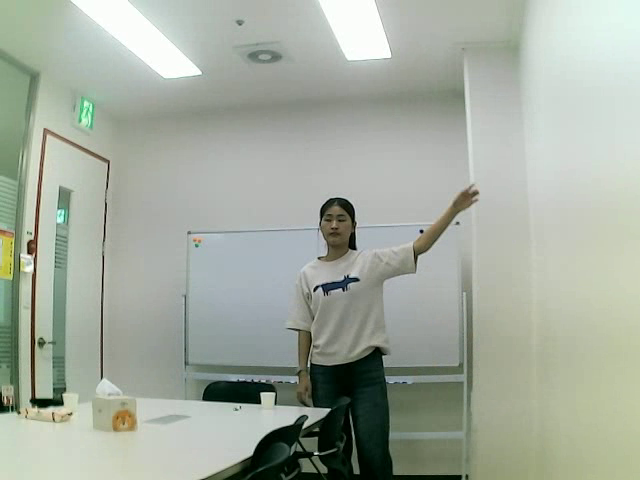
#> input picture frame 6 of deeplearning/gesture_recognition/pose_dataset/come/video_come_1753951795_010.avi, 640 x 480 px, given in place of the camera
$ python create_pose_dataset.py
#> lines starting #> are read from the running program, lines starting #| are printed output that depends on the picture
"""
YOLO Pose 기반 제스처 데이터셋 생성 도구

주요 개선사항:
1. 영상 저장 속도 문제 해결:
   - 정확한 프레임레이트 제어를 위한 FrameRateController 클래스 추가
   - H.264, XVID, MJPG 코덱 자동 선택으로 안정적인 VideoWriter 생성
   - 프레임 간격 정확도 모니터링 및 통계 제공

2. 카운트다운 렉 문제 해결:
   - cv2.waitKey(1000) 대신 time.sleep(0.05)와 부드러운 업데이트 방식 사용
   - 50ms 간격으로 화면 업데이트하여 부드러운 카운트다운 구현
   - 실시간 남은 시간 표시

3. 동적 해상도 지원:
   - 카메라 최대 해상도 자동 감지
   - 해상도 프리셋 제공 (low/medium/high/full)
   - 실제 테스트 환경에 맞는 풀 해상도 대응
   - 해상도별 예상 파일 크기 계산

4. 추가 기능:
   - 실시간 FPS 모니터링
   - 프레임 정확도 및 간격 정확도 분석
   - 대안적인 녹화 방법 제공 (record_action_alternative)

해상도 설정:
- RESOLUTION_MODE 변수로 해상도 선택
- 'low': 640x480 (빠른 처리, 작은 파일)
- 'medium': 1280x720 (HD, 균형)
- 'high': 1920x1080 (Full HD, 고품질)
- 'full': 카메라 최대 해상도 (실제 테스트용)

사용법:
- 기본 녹화: record_action() 함수 사용
- 대안 녹화: record_action_alternative() 함수 사용
- 메인 함수에서 원하는 방법 선택 가능
"""

import cv2
import numpy as np
import time
import os
import threading

# 제스처 정의
actions = ['come', 'normal']
secs_for_action = 3  # 3초씩 촬영
num_samples = 50  # 각 액션당 50개 샘플

# 해상도 설정 옵션
RESOLUTION_PRESETS = {
    'low': (640, 480),      # 저해상도 (빠른 처리)
    'medium': (1280, 720),  # HD 해상도
    'high': (1920, 1080),   # Full HD 해상도
    'full': None            # 카메라 최대 해상도 사용
}

# 사용할 해상도 선택 (변경 가능)
RESOLUTION_MODE = 'full'  # 'low', 'medium', 'high', 'full' 중 선택

# 카메라 설정
cap = cv2.VideoCapture('/dev/video0')

def setup_camera_resolution(cap, mode='full'):
    """카메라 해상도 설정"""
#> called with mode = 'full'
    if mode in RESOLUTION_PRESETS:
        if RESOLUTION_PRESETS[mode] is None:  # full 모드
            # 카메라가 지원하는 최대 해상도 확인
            max_width = int(cap.get(cv2.CAP_PROP_FRAME_WIDTH))
            max_height = int(cap.get(cv2.CAP_PROP_FRAME_HEIGHT))

            # 일반적인 최대 해상도들을 시도
            test_resolutions = [
                (3840, 2160),  # 4K
                (2560, 1440),  # 2K
                (1920, 1080),  # Full HD
                (1280, 720),   # HD
                (640, 480)     # VGA (fallback)
            ]

            width, height = 640, 480  # 기본값

            for test_w, test_h in test_resolutions:
                cap.set(cv2.CAP_PROP_FRAME_WIDTH, test_w)
                cap.set(cv2.CAP_PROP_FRAME_HEIGHT, test_h)

                actual_w = int(cap.get(cv2.CAP_PROP_FRAME_WIDTH))
                actual_h = int(cap.get(cv2.CAP_PROP_FRAME_HEIGHT))

                if actual_w == test_w and actual_h == test_h:
                    width, height = actual_w, actual_h
                    print(f"✅ 최대 해상도 설정 성공: {width}x{height}")
                    break

            if width == 640 and height == 480:
                print("⚠️ 최대 해상도 감지 실패, 640x480 사용")

        else:
            width, height = RESOLUTION_PRESETS[mode]
            cap.set(cv2.CAP_PROP_FRAME_WIDTH, width)
            cap.set(cv2.CAP_PROP_FRAME_HEIGHT, height)
            print(f"✅ 해상도 설정: {width}x{height} ({mode} 모드)")
    else:
        print(f"❌ 알 수 없는 해상도 모드: {mode}")
        width, height = 640, 480
        cap.set(cv2.CAP_PROP_FRAME_WIDTH, width)
        cap.set(cv2.CAP_PROP_FRAME_HEIGHT, height)

    # 실제 설정된 해상도 확인
    actual_width = int(cap.get(cv2.CAP_PROP_FRAME_WIDTH))
    actual_height = int(cap.get(cv2.CAP_PROP_FRAME_HEIGHT))

    print(f"📹 실제 카메라 해상도: {actual_width}x{actual_height}")

    return actual_width, actual_height

# 카메라 해상도 설정
camera_width, camera_height = setup_camera_resolution(cap, RESOLUTION_MODE)

# 실제 카메라 프레임레이트 확인
actual_fps = cap.get(cv2.CAP_PROP_FPS)
if actual_fps <= 0:
    actual_fps = 30.0  # 기본값
print(f"📹 카메라 프레임레이트: {actual_fps} FPS")

# 데이터셋 디렉토리 생성 (액션별 분리)
created_time = int(time.time())
dataset_dir = './deeplearning/gesture_recognition/pose_dataset'
os.makedirs(dataset_dir, exist_ok=True)

# 액션별 폴더 생성
for action in actions:
    action_dir = os.path.join(dataset_dir, action)
    os.makedirs(action_dir, exist_ok=True)
    print(f"📁 폴더 생성: {action_dir}")

class FrameRateController:
    """정확한 프레임레이트 제어를 위한 클래스"""

    def __init__(self, target_fps):
        self.target_fps = target_fps
        self.frame_interval = 1.0 / target_fps
        self.last_frame_time = 0
        self.frame_count = 0

    # [67 lines left out: functions wait_for_next_frame, get_stats, create_video_writer, not called in this run]

def record_action(action_name, sample_idx):
    """특정 액션을 녹화하고 영상 저장"""
    print(f"\n🎬 {action_name.upper()} 액션 녹화 시작 - 샘플 {sample_idx+1}/{num_samples}")

    frames = []
    frame_timestamps = []  # 프레임 타임스탬프 저장

    # 프레임레이트 컨트롤러 초기화
    fps_controller = FrameRateController(actual_fps)

    # 3초 카운트다운 - 렉 없는 방식
    print("카운트다운 시작...")
    countdown_start = time.time()

    for i in range(3, 0, -1):
        # 부드러운 카운트다운을 위해 0.1초씩 체크
        target_time = countdown_start + (3 - i)

        while time.time() < target_time:
            ret, img = cap.read()
            if ret:
                img = cv2.flip(img, 1)
                cv2.putText(img, f'Get ready for {action_name.upper()}: {i}',
                           (10, 30), cv2.FONT_HERSHEY_SIMPLEX, 1, (0, 255, 255), 3)
                cv2.putText(img, 'Recording will start soon...',
                           (10, 70), cv2.FONT_HERSHEY_SIMPLEX, 0.7, (255, 255, 255), 2)
                cv2.imshow('Recording', img)

            # 짧은 대기로 부드러운 업데이트
            if cv2.waitKey(50) & 0xFF == ord('q'):
                return False

            time.sleep(0.05)  # 50ms 대기로 부드러운 카운트다운

    # 녹화 시작 - 개선된 프레임레이트 제어
    start_time = time.time()

    while time.time() - start_time < secs_for_action:
        # 프레임레이트 컨트롤러로 정확한 타이밍 제어
        if fps_controller.wait_for_next_frame():
            ret, img = cap.read()
            if not ret:
                continue

            img = cv2.flip(img, 1)
            original_img = img.copy()

            # 프레임 타임스탬프 저장
            frame_timestamps.append(time.time() - start_time)

            # 녹화 정보 표시
            elapsed = time.time() - start_time
            remaining = secs_for_action - elapsed

            # FPS 컨트롤러 통계 가져오기
            stats = fps_controller.get_stats()
            current_fps = stats['actual_fps'] if stats else 0

            cv2.putText(img, f'Recording {action_name.upper()}: {elapsed:.1f}s / {secs_for_action}s',
                       (10, 30), cv2.FONT_HERSHEY_SIMPLEX, 0.7, (0, 255, 0), 2)
            cv2.putText(img, f'Remaining: {remaining:.1f}s',
                       (10, 60), cv2.FONT_HERSHEY_SIMPLEX, 0.7, (255, 255, 0), 2)
            cv2.putText(img, f'Sample: {sample_idx+1}/{num_samples}',
                       (10, 90), cv2.FONT_HERSHEY_SIMPLEX, 0.7, (255, 0, 255), 2)
            cv2.putText(img, f'Target FPS: {actual_fps:.1f}',
                       (10, 120), cv2.FONT_HERSHEY_SIMPLEX, 0.7, (255, 255, 255), 2)
            cv2.putText(img, f'Actual FPS: {current_fps:.1f}',
                       (10, 150), cv2.FONT_HERSHEY_SIMPLEX, 0.7, (255, 255, 255), 2)
            cv2.putText(img, f'Frames: {len(frames)}',
                       (10, 180), cv2.FONT_HERSHEY_SIMPLEX, 0.7, (255, 255, 255), 2)

            # 프레임 저장
            frames.append(original_img)

            cv2.imshow('Recording', img)

        # 키 입력 처리
        if cv2.waitKey(1) & 0xFF == ord('q'):
            break

    # 영상 저장 - 개선된 VideoWriter 사용
    if len(frames) > 0:
        video_filename = f'video_{action_name}_{created_time}_{sample_idx:03d}.mp4'
        video_path = os.path.join(dataset_dir, action_name, video_filename)

        # 개선된 VideoWriter 생성
        out, final_video_path = create_video_writer(video_path, actual_fps)

        # 프레임 저장
        for frame in frames:
            out.write(frame)

        out.release()

        # 최종 통계 계산
        stats = fps_controller.get_stats()
        expected_frames = int(secs_for_action * actual_fps)

        print(f"✅ 영상 저장: {os.path.basename(final_video_path)}")
        print(f"   - 저장된 프레임: {len(frames)}")
        print(f"   - 예상 프레임: {expected_frames}")
        print(f"   - 목표 FPS: {actual_fps:.1f}")

        if stats:
            print(f"   - 실제 FPS: {stats['actual_fps']:.1f}")
            print(f"   - 녹화 시간: {stats['elapsed_time']:.2f}초")
            print(f"   - 프레임 정확도: {(len(frames) / expected_frames * 100):.1f}%")

        # 프레임 간격 분석
        if len(frame_timestamps) > 1:
            intervals = [frame_timestamps[i] - frame_timestamps[i-1] for i in range(1, len(frame_timestamps))]
            avg_interval = sum(intervals) / len(intervals)
            target_interval = 1.0 / actual_fps
            print(f"   - 평균 프레임 간격: {avg_interval:.3f}초 (목표: {target_interval:.3f}초)")
            print(f"   - 간격 정확도: {(target_interval / avg_interval * 100):.1f}%")

        return True
    else:
        print(f"❌ {action_name} 영상이 없습니다. 다시 시도해주세요.")
        return False

# [120 lines left out: function record_action_alternative, not called in this run]

def main():
    """메인 녹화 프로세스"""
    print("🎬 YOLO Pose 기반 제스처 데이터셋 생성")
    print("=" * 50)
    print(f"📹 카메라 해상도: {camera_width}x{camera_height} ({RESOLUTION_MODE} 모드)")
    print(f"📹 카메라 프레임레이트: {actual_fps} FPS")
    print("COME: 한 손 들고 흔들기 (호출 제스처)")
    print("NORMAL: 지나가기, 팔짱끼기, 아무것도 안하기 등")
    print(f"📹 녹화 시간: {secs_for_action}초")
    print(f"📊 각 액션당: {num_samples}개 샘플")
    print(f"🎬 예상 프레임 수: {int(secs_for_action * actual_fps)} 프레임/영상")

    # 해상도별 예상 파일 크기 계산
    estimated_frame_size = camera_width * camera_height * 3  # RGB 기준
    estimated_video_size_mb = (estimated_frame_size * int(secs_for_action * actual_fps)) / (1024 * 1024)
    total_videos = num_samples * len(actions)
    total_size_gb = (estimated_video_size_mb * total_videos) / 1024

    print(f"💾 예상 영상 크기: {estimated_video_size_mb:.1f}MB/영상")
    print(f"💾 총 예상 용량: {total_size_gb:.1f}GB ({total_videos}개 영상)")

    # 해상도 변경 가이드
    print("\n⚙️ 해상도 변경하려면:")
    print("   파일 상단의 RESOLUTION_MODE 변수를 수정하세요")
    print("   - 'low': 640x480 (빠른 처리)")
    print("   - 'medium': 1280x720 (HD)")
    print("   - 'high': 1920x1080 (Full HD)")
    print("   - 'full': 카메라 최대 해상도")

    # 정확한 시간 계산
    total_recording_time = num_samples * len(actions) * secs_for_action  # 녹화 시간
    total_countdown_time = num_samples * len(actions) * 3  # 카운트다운 시간
    total_wait_time = (num_samples - 1) * len(actions) * 1  # 다음 샘플 대기 시간 (1초로 단축)
    total_time = total_recording_time + total_countdown_time + total_wait_time

    print(f"⏱️ 총 예상 시간: {total_time / 60:.1f}분")
    print(f"   - 녹화: {total_recording_time / 60:.1f}분")
    print(f"   - 대기: {(total_countdown_time + total_wait_time) / 60:.1f}분")
    print("=" * 50)

    print("\n🎯 데이터 증강 가이드:")
    print("COME 제스처 다양성:")
    print("  - 왼손/오른손/양손으로 흔들기")
    print("  - 높이: 어깨/머리/가슴 높이")
    print("  - 속도: 천천히/보통/빠르게")
    print("  - 방향: 좌우/상하/원형")
    print("  - 거리: 가까이/멀리")
    print("  - 각도: 45도/90도/180도")
    print("\nNORMAL 행동 다양성:")
    print("  - 걷기: 앞/뒤/옆으로")
    print("  - 서있기: 팔짱/손주머니/팔벌리기")
    print("  - 앉기: 의자/바닥")
    print("  - 기타: 전화/책보기/음료마시기")
    print("=" * 50)

    for action in actions:
        print(f"\n📹 {action.upper()} 액션 녹화 시작")
        print(f"각 액션당 {num_samples}개 샘플을 {secs_for_action}초씩 녹화합니다.")

        successful_samples = 0

        for sample_idx in range(num_samples):
            print(f"\n--- {action.upper()} 샘플 {sample_idx+1}/{num_samples} ---")

            # 안내 메시지
            if action == 'come':
                print("💡 한 손을 들고 흔들어주세요 (호출 제스처)")
            else:
                print("💡 평상시 행동을 해주세요 (지나가기, 팔짱끼기, 아무것도 안하기 등)")

            # 녹화 시작
            if record_action(action, sample_idx):
                successful_samples += 1

            # 다음 샘플 준비 (1초만 대기) - 렉 없는 방식
            if sample_idx < num_samples - 1:
                print("⏳ 다음 샘플 준비 중... (1초)")
                wait_start = time.time()

                while time.time() - wait_start < 1.0:
                    ret, img = cap.read()
                    if ret:
                        img = cv2.flip(img, 1)
                        remaining = 1.0 - (time.time() - wait_start)
                        cv2.putText(img, f'Next sample in: {remaining:.1f}s',
                                   (10, 30), cv2.FONT_HERSHEY_SIMPLEX, 1, (255, 255, 0), 2)
                        cv2.putText(img, f'Sample {sample_idx+2}/{num_samples} coming up...',
                                   (10, 70), cv2.FONT_HERSHEY_SIMPLEX, 0.7, (255, 255, 255), 2)
                        cv2.imshow('Recording', img)

                    # 짧은 대기로 부드러운 업데이트
                    if cv2.waitKey(50) & 0xFF == ord('q'):
                        cap.release()
                        cv2.destroyAllWindows()
                        return

                    time.sleep(0.05)  # 50ms 대기

        print(f"\n✅ {action.upper()} 완료: {successful_samples}/{num_samples} 성공")
#> this loop made 1 pass
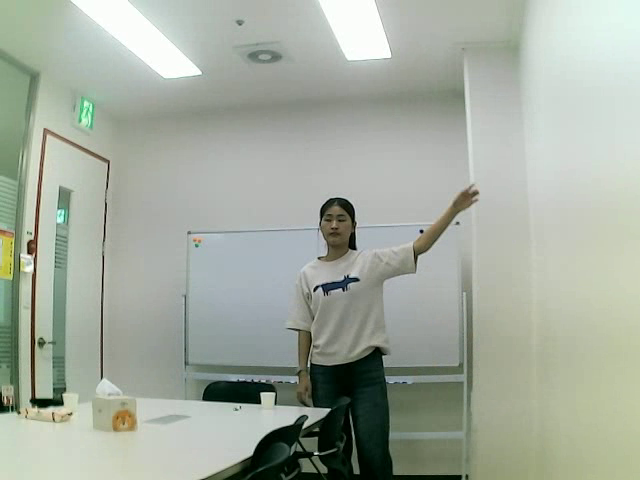
#> input picture frame 6 of deeplearning/gesture_recognition/pose_dataset/come/video_come_1753951795_010.avi, 640 x 480 px, given in place of the camera
#> pass 1, in record_action, `cv2.imshow('Recording', img)`:
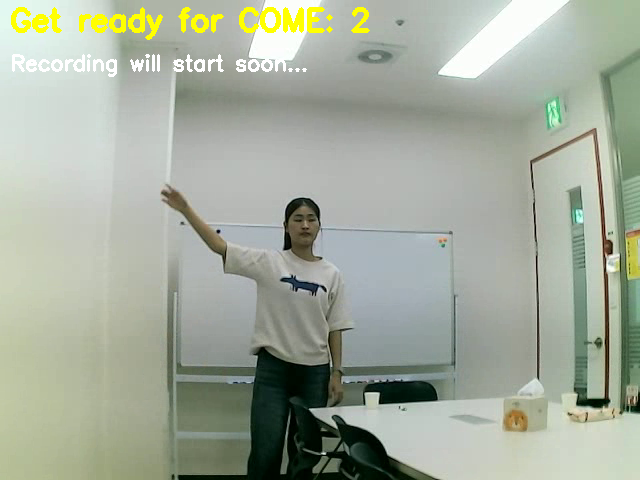
#> window 'Recording': shape (480, 640, 3); mean B, G, R 156.9, 171.9, 164.4
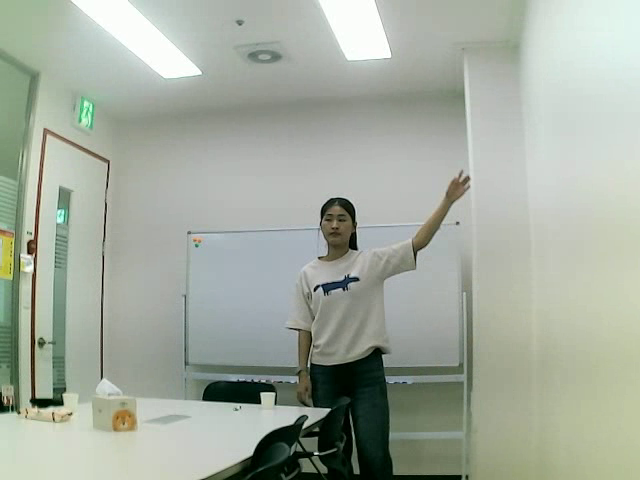
#> input picture frame 7 of deeplearning/gesture_recognition/pose_dataset/come/video_come_1753951795_010.avi, 640 x 480 px, given in place of the camera
#> pass 1, in main, `cv2.imshow('Recording', img)`:
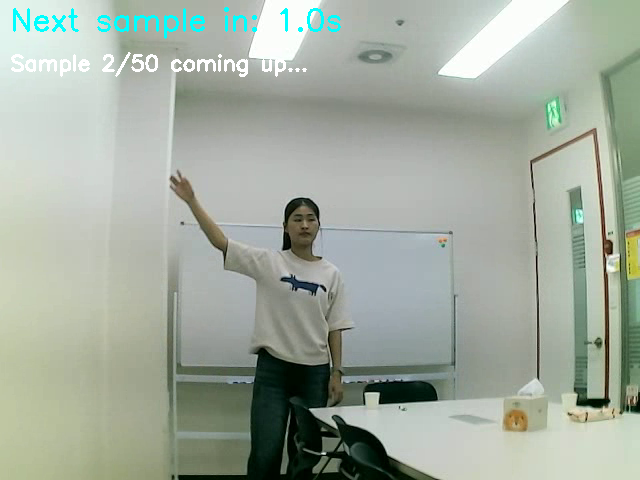
#> window 'Recording': shape (480, 640, 3); mean B, G, R 159.7, 171.7, 162.5
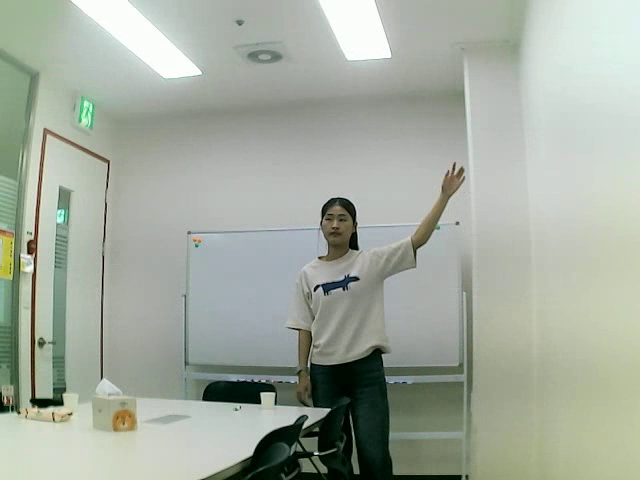
#> input picture frame 8 of deeplearning/gesture_recognition/pose_dataset/come/video_come_1753951795_010.avi, 640 x 480 px, given in place of the camera
#> pass 1, in main, `cv2.imshow('Recording', img)`:
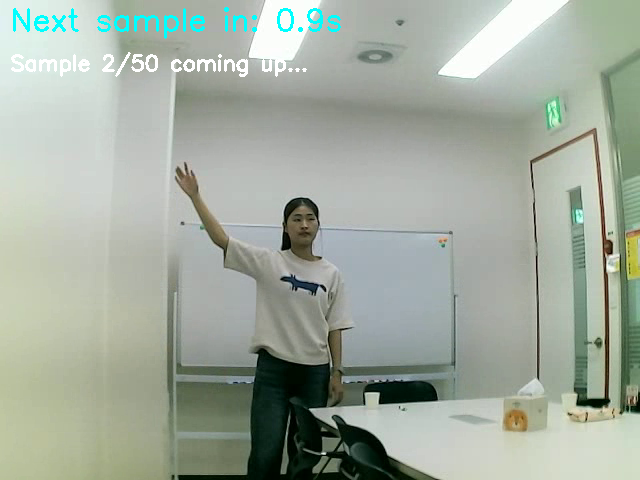
#> window 'Recording': shape (480, 640, 3); mean B, G, R 159.8, 171.7, 162.5
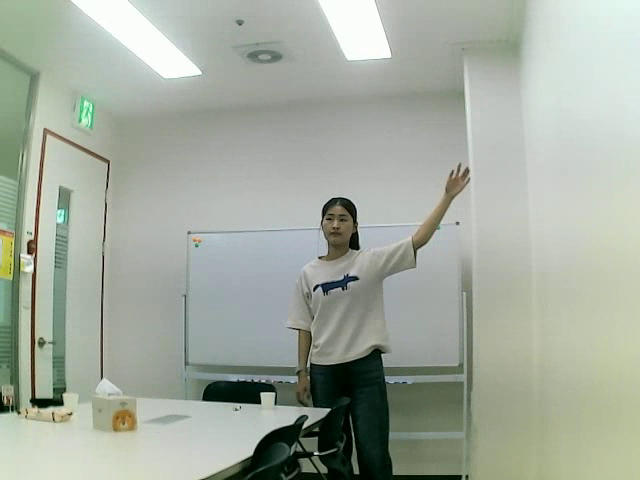
#> input picture frame 10 of deeplearning/gesture_recognition/pose_dataset/come/video_come_1753951795_010.avi, 640 x 480 px, given in place of the camera

    cap.release()
    cv2.destroyAllWindows()

    print(f"\n🎉 데이터셋 생성 완료!")
    print(f"📁 저장 위치: {dataset_dir}/")
    print(f"📂 COME 영상: {dataset_dir}/come/")
    print(f"📂 NORMAL 영상: {dataset_dir}/normal/")
    print(f"📊 총 샘플: {num_samples * len(actions)}개")
    print(f"🎬 다음 단계: 영상 편집 후 관절점 추출")

if __name__ == "__main__":
    main()

$ run again, starting later in the video
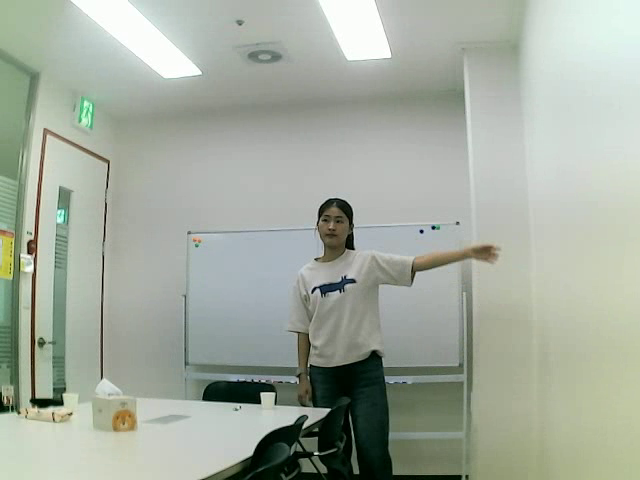
#> input picture frame 29 of deeplearning/gesture_recognition/pose_dataset/come/video_come_1753951795_010.avi, 640 x 480 px, given in place of the camera
#> the loop in main, `for action in actions:` made 1 pass
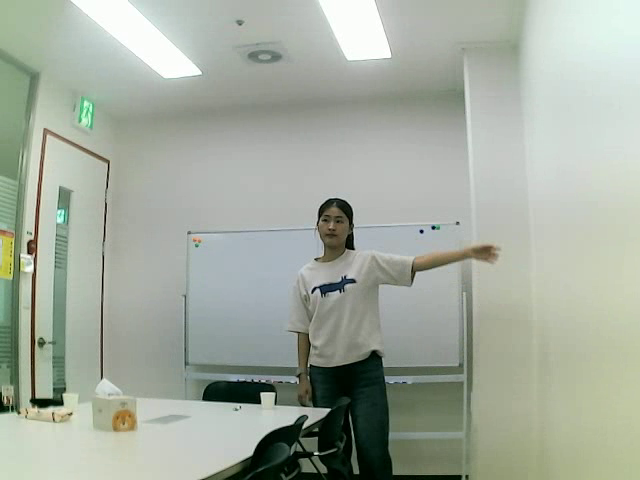
#> input picture frame 29 of deeplearning/gesture_recognition/pose_dataset/come/video_come_1753951795_010.avi, 640 x 480 px, given in place of the camera
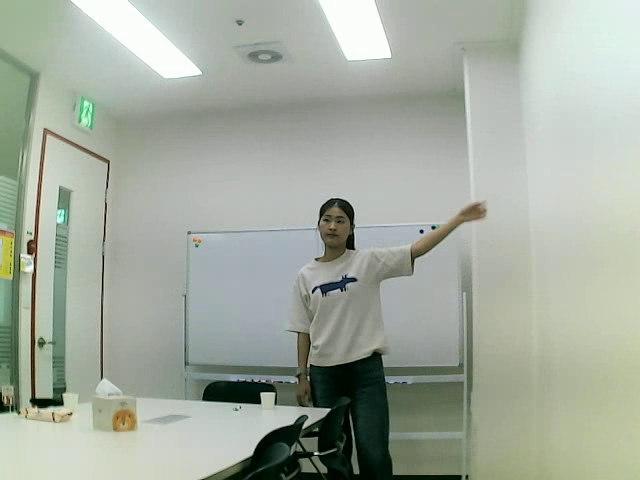
#> input picture frame 31 of deeplearning/gesture_recognition/pose_dataset/come/video_come_1753951795_010.avi, 640 x 480 px, given in place of the camera
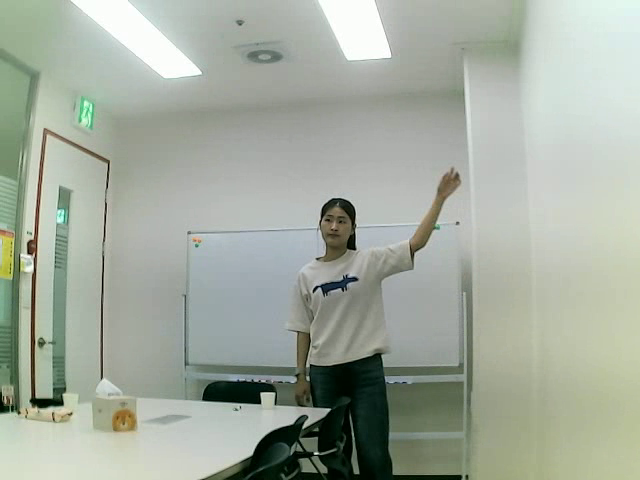
#> input picture frame 33 of deeplearning/gesture_recognition/pose_dataset/come/video_come_1753951795_010.avi, 640 x 480 px, given in place of the camera
